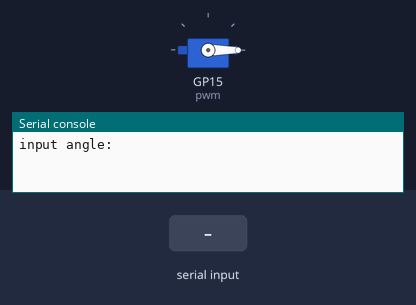
Recording of a program running on a simulated Raspberry Pi Pico running CircuitPython. Shown: servo, the last lines printed to the serial console. Inputs (shaded band) come from the test bench.

Above: at 1.2 s.
1.3 s: "90" typed at the serial console, then Enter
At 1.8 s:
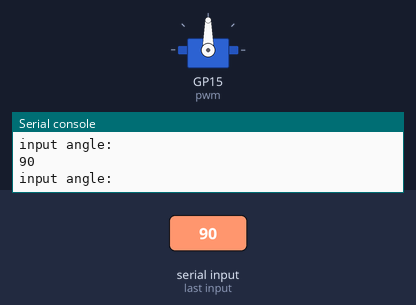
2.8 s: "0" typed at the serial console, then Enter
At 4.2 s:
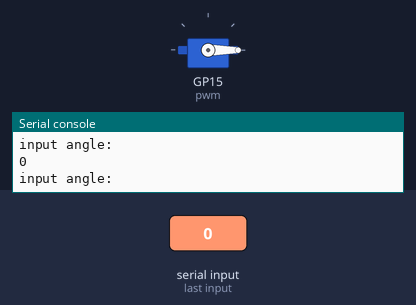
Timing chart, 0 to 5.8 s (numbered marks = the images above; inputs shaded):
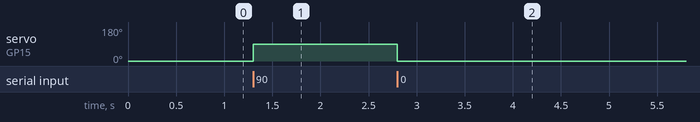

The program:

servotest.py
```python
import board
import pwmio
import adafruit_motor.servo

pwm = pwmio.PWMOut(board.GP15, duty_cycle=2**15, frequency=50)
servo = adafruit_motor.servo.Servo(pwm, min_pulse=750, max_pulse=2250)
servo.angle = 0

while True:
    servo.angle = int(input("input angle: "))
```

Measured:
- after the input at 1.3 s, servo on GP15 (pwm): 0° → 90° at once
- after the input at 2.8 s, servo on GP15 (pwm): 90° → 0° at once
